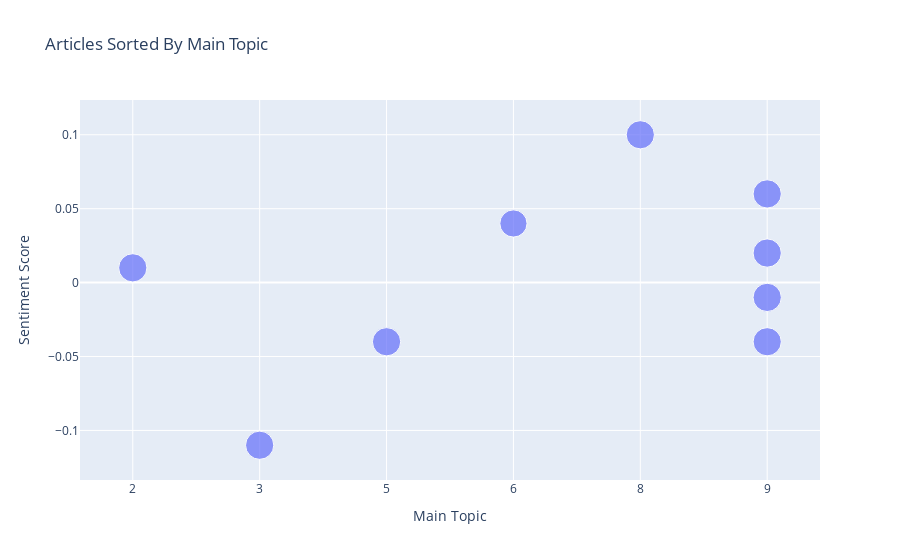

The cell this chart's notebook holds for it:
### Markdown cell above
# Visualize all articles on their main topic

### Code cell
df_main_topic['Shortened Address'] = df_main_topic['URL'].str.slice(0,35) #shorten the urls to make them easier to read in hover text

df_main_topic = df_main_topic.sort_values('Main Topic') #sort df by main topic so it is in order in the graph.

fig_w_topics = px.scatter(df_main_topic, x="Main Topic", y="Sentiment Score",
                         size="Main Topic Score", custom_data = ['Shortened Address', 'Sentiment Label', 'Main Topic Score'],
                         title="Articles Sorted By Main Topic")#creating a scatter plot with x, y, and color from our df. 
#The custom_data is what we will add to our hover text

fig_w_topics.update_traces(hovertemplate="<br>".join(["Address: %{customdata[0]}",
                                                     "Sentiment Label: %{customdata[1]}",
                                                     "Main Topic Score :%{customdata[2]}"])
                          )#set the hover text to show whatwas in custom_data

fig_w_topics.update_xaxes(type="category")#turn into categorical not continuous data for the x-axis

fig_w_topics.show()

### Figure 1 — Plotly figure (JSON) as saved in the notebook; plotly's stock layout.template omitted (floating-point values rounded to 4 significant figures)
{"data": [{"customdata": [["https://abcnews.go.com/Politics/com", "Neutral Negative", 0.9962], ["https://www.nation.com.pk/24-Dec-20", "Negative", 0.9932], ["https://www.foxnews.com/politics/hu", "Neutral Negative", 0.9975], ["https://www.foxnews.com/politics/hu", "Neutral", 0.9248], ["https://www.nation.com.pk/25-Jul-20", "Neutral Positive", 0.9941], ["https://www.foxnews.com/politics/do", "Neutral Positive", 0.998], ["https://apnews.com/article/hunter-b", "Neutral Negative", 0.9983], ["https://www.nation.com.pk/21-Jun-20", "Neutral Negative", 0.9944], ["https://www.cnn.com/2023/09/27/poli", "Neutral Negative", 0.9982]], "hovertemplate": "Address: %{customdata[0]}<br>Sentiment Label: %{customdata[1]}<br>Main Topic Score :%{customdata[2]}", "legendgroup": "", "marker": {"color": "#636efa", "size": [0.9962, 0.9932, 0.9975, 0.9248, 0.9941, 0.998, 0.9983, 0.9944, 0.9982], "sizemode": "area", "sizeref": 0.002496, "symbol": "circle"}, "mode": "markers", "name": "", "orientation": "v", "showlegend": false, "type": "scatter", "x": [2, 3, 5, 6, 8, 9, 9, 9, 9], "xaxis": "x", "y": [0.01, -0.11, -0.04, 0.04, 0.1, 0.06, 0.02, -0.04, -0.01], "yaxis": "y"}], "layout": {"legend": {"itemsizing": "constant", "tracegroupgap": 0}, "title": {"text": "Articles Sorted By Main Topic"}, "xaxis": {"anchor": "y", "domain": [0, 1], "title": {"text": "Main Topic"}, "type": "category"}, "yaxis": {"anchor": "x", "domain": [0, 1], "title": {"text": "Sentiment Score"}}}}
